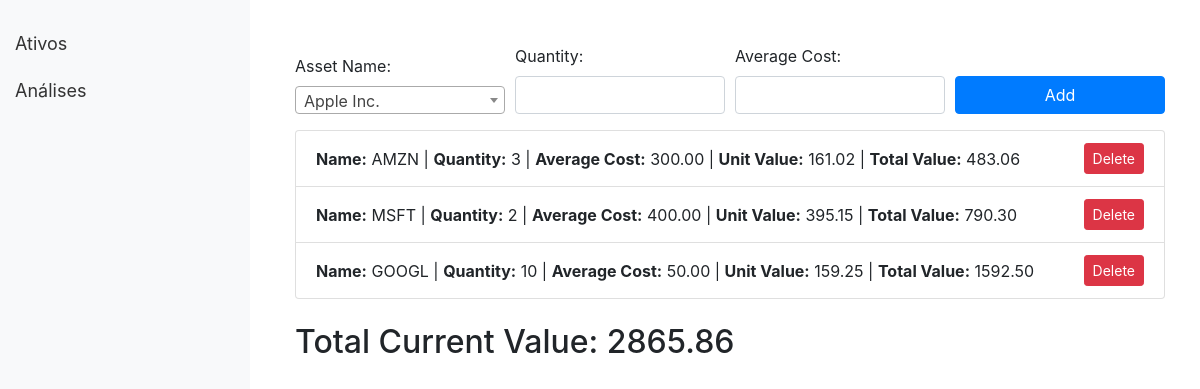
The app's page /assets/ with its own data.
### app/models.py (models this page shows, shortened)
class Asset(models.Model):
    name = models.CharField(max_length=10)
    quantity = models.IntegerField()
    average_cost = models.DecimalField(max_digits=10, decimal_places=2)
    unit_value = models.DecimalField(max_digits=10, decimal_places=2, blank=True, null=True)

### app/views.py (the view)
# urls.py: path('assets/', views.assets, name='assets'),
def assets(request):
    if request.method == 'POST':
        form = AssetForm(request.POST)
        if form.is_valid():
            asset_name = form.cleaned_data['asset_name']
            quantity = form.cleaned_data['quantity']
            average_cost = form.cleaned_data['average_cost']
            unit_value = get_asset_value(asset_name)
            if unit_value is not None:
                asset = Asset(
                    name=asset_name,
                    quantity=quantity,
                    average_cost=average_cost,
                    unit_value=unit_value
                )
                asset.save()
                return redirect('assets')
    else:
        form = AssetForm()
    assets = Asset.objects.all()
    total_current_value = 0
    asset_values = []
    for asset in assets:
        current_unit_value = get_asset_value(asset.name)
        if current_unit_value:
            asset.unit_value = current_unit_value
            asset.save()
        total_value = asset.unit_value * asset.quantity
        total_current_value += total_value
        asset_values.append({
            'id': asset.id,
            'name': asset.name,
            'quantity': asset.quantity,
            'average_cost': asset.average_cost,
            'unit_value': asset.unit_value,
            'total_value': total_value
        })
    return render(request, 'assets.html', {
        'form': form,
        'asset_values': asset_values,
        'total_current_value': total_current_value
    })

### app/forms.py
class AssetForm(forms.Form):
    asset_name = forms.ChoiceField(choices=ASSETS_CHOICES, label="Asset Name")
    quantity = forms.IntegerField(label="Quantity", min_value=1)
    average_cost = forms.DecimalField(label="Average Cost", max_digits=10, decimal_places=2)

### app/views.py (called while the page is built)
def get_asset_value(asset_name):
    ticker = yf.Ticker(asset_name)
    info = ticker.history(period='1d')
    if not info.empty:
        return info['Close'].iloc[-1]
    return None

### app/templates/assets.html (shortened to what this page needs)
{% extends "base.html" %}
{% block content %}
    <div class="container my-4">
        <form method="post">
            <div class="form-row align-items-end">
                <div class="col-md-3 mb-3">
                    <label for="id_asset_name">Asset Name:</label>
                </div>
                <div class="col-md-3 mb-3">
                    <label for="id_quantity">Quantity:</label>
                    <input type="number" id="id_quantity" name="quantity" class="form-control" min="1" required>
                </div>
                <div class="col-md-3 mb-3">
                    <label for="id_average_cost">Average Cost:</label>
                    <input type="number" id="id_average_cost" name="average_cost" class="form-control" step="0.01" required>
                </div>
                <div class="col-md-3 mb-3">
                    <button type="submit" class="btn btn-primary w-100">Add</button>
                </div>
            </div>
        </form>
        <ul class="list-group">
            {% for asset in asset_values %}
                <li class="list-group-item d-flex justify-content-between align-items-center">
                    <span>
                        <strong>Name:</strong> {{ asset.name }} |
                        <strong>Quantity:</strong> {{ asset.quantity }} |
                        <strong>Average Cost:</strong> {{ asset.average_cost }} |
                        <strong>Unit Value:</strong> {{ asset.unit_value|floatformat:2 }} |
                        <strong>Total Value:</strong> {{ asset.total_value|floatformat:2 }}
                    </span>
                    <form method="post" action="{% url 'delete_asset' asset.id %}" class="ml-3" onsubmit="return confirm('Are you sure you want to delete this asset?');">
                        <button type="submit" class="btn btn-danger btn-sm">Delete</button>
                    </form>
                </li>
            {% endfor %}
        </ul>
        <h2 class="my-4">Total Current Value: {{ total_current_value|floatformat:2 }}</h2>
    </div>
{% endblock %}

### app/templates/base.html (shortened to what this page needs)
<!DOCTYPE html>
<html>
<head>
    <link href="https://maxcdn.bootstrapcdn.com/bootstrap/4.5.2/css/bootstrap.min.css" rel="stylesheet">
    <link href="https://cdnjs.cloudflare.com/ajax/libs/select2/4.0.13/css/select2.min.css" rel="stylesheet">
</head>
<body>
    <div class="sidebar">
        <a href="{% url 'assets' %}">Ativos</a>
        <a href="{% url 'analysis' %}">Análises</a>
    </div>
    <div class="content">
        {% block content %}
        {% endblock %}
    </div>
</body>
</html>

### app/templates/base.html (style rules this page uses)
.sidebar { height: 100%; width: 250px; position: fixed; top: 0; left: 0; background-color: #f8f9fa; padding-top: 20px; }
.sidebar a { padding: 10px 15px; text-decoration: none; font-size: 18px; color: #333; display: block; }
.content { margin-left: 260px; padding: 20px; }

### records on screen
Asset: name "AMZN", average_cost "300.00", unit_value "161.02"
Asset: name "MSFT", average_cost "400.00", unit_value "395.15"
Asset: name "GOOGL", average_cost "50.00", unit_value "159.25"

### other values on screen
{{ asset.quantity }} "3" "2" "10"
{{ asset.total_value|floatformat:2 }} "483.06" "790.30" "1592.50"
{{ total_current_value|floatformat:2 }} "2865.86"
